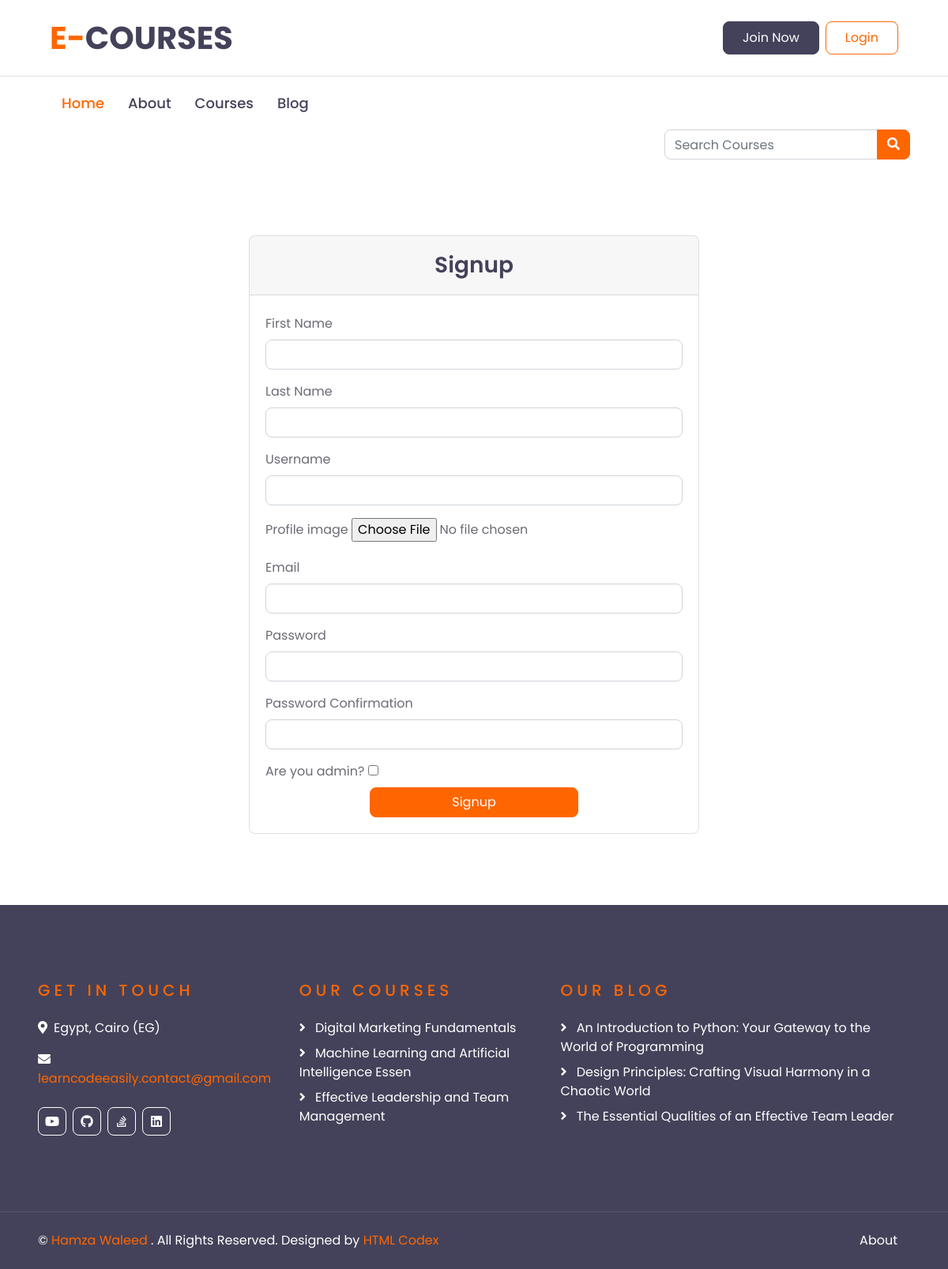
Page /accounts/register/ on the committed database.
### academy_courses/models.py (models this page shows, shortened)
class Urls(models.Model):
    title = models.CharField(max_length=30, default="My Urls")
    icon = models.CharField(
        default='Select an icon',
        choices=SOCIAL_MEDIA_ICONS,
        max_length=100
    )
    url = models.URLField()

class Course(models.Model):
    name = models.CharField(max_length=50)
    description = models.TextField(max_length=5000)
    price = models.FloatField()
    hour = models.IntegerField()
    min = models.IntegerField()
    image = models.ImageField()
    created_at = models.DateTimeField(auto_now_add=True)
    updated_at = models.DateTimeField(auto_now=True)

### academy_blog/models.py (models this page shows, shortened)
class Article(models.Model):
    cover_image = models.ImageField()
    category = models.ForeignKey(Category, on_delete=models.PROTECT)
    title = models.CharField(max_length=100)
    subject = HTMLField(max_length=10000)
    created_at = models.DateTimeField(auto_now_add=True)
    updated_at = models.DateTimeField(auto_now=True)

### accounts/views.py (the view, shortened to what this page needs)
# urls.py: path('register/', views.RegisterView.as_view(), name='register'),
class RegisterView(CreateView):
    form_class = RegisterUserForm
    template_name = 'registration/register.html'

### academy_courses/custom_context_proccessor.py (called while the page is built)
def slider_footer(request):
    course = Course.objects.all()[:20]
    opinion = Opinion.objects.all()
    url = Urls.objects.all()
    article = Article.objects.all()[:20]
    return {
        'courses': course,
        'opinions': opinion,
        'urls': url,
        'arts': article
    }

def category(request):
    cat = Category.objects.all()
    latest_article = Article.objects.order_by('-created_at')[:10]
    return {
        'cats': cat,
        'la_ar': latest_article,
    }

def slider_image(request):
    image = Slider.objects.first()
    return {
        'slide': image,
    }

### accounts/templates/registration/register.html (shortened to what this page needs)
{% extends 'base.html' %}
{% load i18n %}
{% block content %}
    <div class="container">
        <div class="row justify-content-md-center">
            <div class="card col-md-6 px-0">
                <div class="card-header text-center">
                    <h3 class="mb-0 py-2">{% trans 'Signup' %}</h3>
                </div>
                <div class="card-body">
                    <form method="post" enctype="multipart/form-data">
                        <div class="mb-3">
                            <label class="form-label">{{ form.first_name.label }}</label>
                            {{ form.first_name }}
                        </div>
                        <div class="mb-3">
                            <label class="form-label">{{ form.last_name.label }}</label>
                            {{ form.last_name }}
                        </div>
                        <div class="mb-3">
                            <label class="form-label">{{ form.username.label }}</label>
                            {{ form.username }}
                        </div>
                        <div class="mb-3">
                            <label class="form-label">{{ form.profile_image.label }}</label>
                            {{ form.profile_image }}
                        </div>
                        <div class="mb-3">
                            <label class="form-label">{{ form.email.label }}</label>
                            {{ form.email }}
                        </div>
                        <div class="mb-3">
                            <label class="form-label">{{ form.password1.label }}</label>
                            {{ form.password1 }}
                        </div>
                        <div class="mb-3">
                            <label class="form-label">{{ form.password2.label }}</label>
                            {{ form.password2 }}
                        </div>
                        <label for="searchCheckbox"> {{ form.is_staff.label }} </label>
                        {{ form.is_staff }}
                        <br>
                        <div class="d-grid gap-2 text-center">
                            <button type="submit" id="submitButton" class="btn btn-primary d-grid gap-2 col-6 mx-auto">
                                {% translate 'Signup' %}
                            </button>
                        </div>
                    </form>
                </div>
            </div>
        </div>
    </div>
{% endblock content %}

### academy_courses/templates/partials/footer.html
{% load i18n %}
<div class="container-fluid bg-dark text-white py-5 px-sm-3 px-lg-5" style="margin-top: 90px;">
    <div class="row pt-5">
        <div class="col-lg-7 col-md-12">
            <div class="row">
                <div class="col-md-6 mb-5">
                    <h5 class="text-primary text-uppercase mb-4" style="letter-spacing: 5px;">{% trans 'Get In Touch' %}</h5>
                    <p><i class="fa fa-map-marker-alt mr-2"></i>{% trans 'Egypt, Cairo (EG)' %}</p>
                    <p><i class="fa fa-envelope mr-2"></i><a href="javascript:openmail();">learncodeeasily.contact@gmail.com</a></p>
                    <div class="d-flex justify-content-start mt-4">
                        {% for url in urls %}
                            <a class="btn btn-outline-light btn-square mr-2" href="{{ url.url }}"><i class="fab {{ url.icon }}"></i></a>
                        {% endfor %}
                    </div>
                </div>
                <div class="col-md-6 mb-5">
                    <h5 class="text-primary text-uppercase mb-4" style="letter-spacing: 5px;">{% trans 'Our Courses' %}</h5>
                    <div class="d-flex flex-column justify-content-start">
                        {% for course in courses %}
                            <a class="text-white mb-2" href="{% url 'course_list' course.id %}"><i class="fa fa-angle-right mr-2"></i> {{ course.name }} </a>
                        {% endfor %}
                    </div>
                </div>
            </div>
        </div>
        <div class="col-lg-5 col-md-12 mb-5">
            <h5 class="text-primary text-uppercase mb-4" style="letter-spacing: 5px;">{% trans 'Our Blog' %}</h5>
            <div class="d-flex flex-column justify-content-start">
                {% for art in arts %}
                    <a class="text-white mb-2" href="{% url 'article_detail' art.id %}"><i class="fa fa-angle-right mr-2"></i> {{ art.title }} </a>
                {% endfor %}
            </div>
        </div>
    </div>
</div>
<div class="container-fluid bg-dark text-white border-top py-4 px-sm-3 px-md-5" style="border-color: rgba(256, 256, 256, .1) !important;">
    <div class="row">
        <div class="col-lg-6 text-center text-md-left mb-3 mb-md-0">
            <p class="m-0 text-white">&copy; <a href="/">{% trans 'Hamza Waleed' %}</a> {% trans '. All Rights Reserved. Designed by' %}<a href="https://htmlcodex.com"> HTML Codex</a>
            </p>
        </div>
        <div class="col-lg-6 text-center text-md-right">
            <ul class="nav d-inline-flex">
                <li class="nav-item">
                    <a class="nav-link text-white py-0" href="{% url 'about' %}">{% trans 'About' %}</a>
                </li>
            </ul>
        </div>
    </div>
</div>

### rows in the picture
Course: name "Digital Marketing Fundamentals"
Course: name "Machine Learning and Artificial Intelligence Essen"
Course: name "Effective Leadership and Team Management"
Article: title "An Introduction to Python: Your Gateway to the World of Programming"
Article: title "Design Principles: Crafting Visual Harmony in a Chaotic World"
Article: title "The Essential Qualities of an Effective Team Leader"
